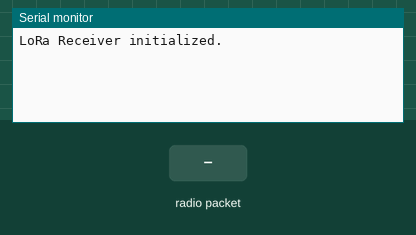
This sketch was run on a simulated Arduino Uno, built with avr-gcc and run on an emulated ATmega328P. Parts: the last lines printed to the serial monitor. Inputs (shaded band) come from the test bench. No radio packets arrive unless stated.

Above: at 1.2 s.
1.3 s: radio packet "1" arrives
At 2.1 s:
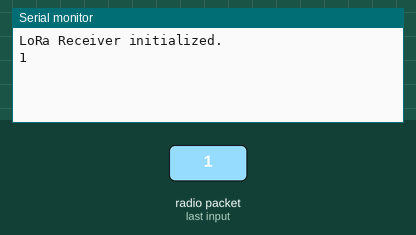
2.8 s: radio packet "0" arrives
At 3.2 s:
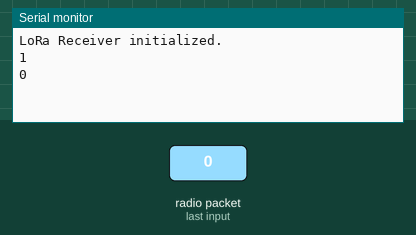
4.3 s: radio packet "2" arrives
At 5.6 s:
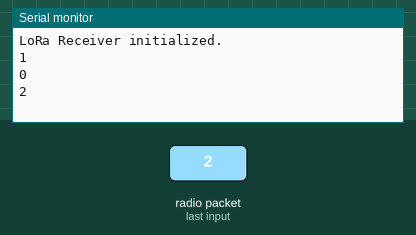

Measured:
- after the input at 1.3 s, the serial monitor: prints a new line at once (image 1)
- after the input at 2.8 s, the serial monitor: prints a new line at once (image 2)
- after the input at 4.3 s, the serial monitor: prints a new line at once (image 3)

The sketch:

arduino_receiver.ino
```cpp
#include <SPI.h>
#include <LoRa.h>

#define SS 10
#define RST 9
#define DIO0 2

void setup() {
    Serial.begin(9600);
    while (!Serial);

    // Initialize LoRa
    LoRa.setPins(SS, RST, DIO0);
    if (!LoRa.begin(433E6)) {
        Serial.println("LoRa init failed. Check connections.");
        while (1);
    }
    Serial.println("LoRa Receiver initialized.");
}

void loop() {
    int packetSize = LoRa.parsePacket();
    if (packetSize) {
        String receivedData = "";
        while (LoRa.available()) {
            receivedData += (char)LoRa.read();
        }

        Serial.println(receivedData); // Send data to Node.js backend
    }
}
```
